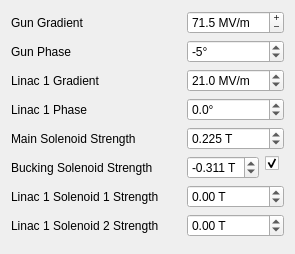
             <widget class="QWidget" name="tab_11">
              <attribute name="title">
               <string>Magnets and RF</string>
              </attribute>
              <layout class="QFormLayout" name="formLayout_4">
               <item row="0" column="0">
                <widget class="QLabel" name="gun_gradient_label">
                 <property name="sizePolicy">
                  <sizepolicy hsizetype="Expanding" vsizetype="Preferred">
                   <horstretch>0</horstretch>
                   <verstretch>0</verstretch>
                  </sizepolicy>
                 </property>
                 <property name="minimumSize">
                  <size>
                   <width>170</width>
                   <height>0</height>
                  </size>
                 </property>
                 <property name="text">
                  <string>Gun Gradient</string>
                 </property>
                </widget>
               </item>
               <item row="0" column="1">
                <widget class="QDoubleSpinBox" name="doubleSpinBox">
                 <property name="sizePolicy">
                  <sizepolicy hsizetype="Preferred" vsizetype="Fixed">
                   <horstretch>0</horstretch>
                   <verstretch>0</verstretch>
                  </sizepolicy>
                 </property>
                 <property name="maximumSize">
                  <size>
                   <width>150</width>
                   <height>16777215</height>
                  </size>
                 </property>
                 <property name="accessibleName">
                  <string>Gun:CLA-LRG1-GUN-CAV:field_amplitude</string>
                 </property>
                 <property name="buttonSymbols">
                  <enum>QAbstractSpinBox::PlusMinus</enum>
                 </property>
                 <property name="suffix">
                  <string> MV/m</string>
                 </property>
                 <property name="decimals">
                  <number>1</number>
                 </property>
                 <property name="minimum">
                  <double>0.000000000000000</double>
                 </property>
                 <property name="maximum">
                  <double>100.000000000000000</double>
                 </property>
                 <property name="singleStep">
                  <double>0.500000000000000</double>
                 </property>
                 <property name="value">
                  <double>71.500000000000000</double>
                 </property>
                </widget>
               </item>
               <item row="1" column="0">
                <widget class="QLabel" name="gun_phase_label">
                 <property name="minimumSize">
                  <size>
                   <width>170</width>
                   <height>0</height>
                  </size>
                 </property>
                 <property name="text">
                  <string>Gun Phase</string>
                 </property>
                </widget>
               </item>
               <item row="1" column="1">
                <widget class="QDoubleSpinBox" name="gun_phase">
                 <property name="maximumSize">
                  <size>
                   <width>150</width>
                   <height>16777215</height>
                  </size>
                 </property>
                 <property name="accessibleName">
                  <string>Gun:CLA-LRG1-GUN-CAV:phase</string>
                 </property>
                 <property name="suffix">
                  <string>°</string>
                 </property>
                 <property name="decimals">
                  <number>0</number>
                 </property>
                 <property name="minimum">
                  <double>-180.000000000000000</double>
                 </property>
                 <property name="maximum">
                  <double>180.000000000000000</double>
                 </property>
                 <property name="value">
                  <double>-5.000000000000000</double>
                 </property>
                </widget>
               </item>
               <item row="2" column="0">
                <widget class="QLabel" name="linac1_gradient_label">
                 <property name="sizePolicy">
                  <sizepolicy hsizetype="Preferred" vsizetype="Preferred">
                   <horstretch>0</horstretch>
                   <verstretch>0</verstretch>
                  </sizepolicy>
                 </property>
                 <property name="minimumSize">
                  <size>
                   <width>170</width>
                   <height>0</height>
                  </size>
                 </property>
                 <property name="text">
                  <string>Linac 1 Gradient</string>
                 </property>
                </widget>
               </item>
               <item row="2" column="1">
                <widget class="QDoubleSpinBox" name="linac_1_gradient_2">
                 <property name="maximumSize">
                  <size>
                   <width>150</width>
                   <height>16777215</height>
                  </size>
                 </property>
                 <property name="accessibleName">
                  <string>Linac:CLA-L01-CAV:field_amplitude</string>
                 </property>
                 <property name="suffix">
                  <string> MV/m</string>
                 </property>
                 <property name="decimals">
                  <number>1</number>
                 </property>
                 <property name="maximum">
                  <double>25.000000000000000</double>
                 </property>
                 <property name="singleStep">
                  <double>0.500000000000000</double>
                 </property>
                 <property name="value">
                  <double>21.000000000000000</double>
                 </property>
                </widget>
               </item>
               <item row="3" column="0">
                <widget class="QLabel" name="linac1_phase_label">
                 <property name="sizePolicy">
                  <sizepolicy hsizetype="Preferred" vsizetype="Preferred">
                   <horstretch>0</horstretch>
                   <verstretch>0</verstretch>
                  </sizepolicy>
                 </property>
                 <property name="minimumSize">
                  <size>
                   <width>170</width>
                   <height>0</height>
                  </size>
                 </property>
                 <property name="text">
                  <string>Linac 1 Phase</string>
                 </property>
                </widget>
               </item>
               <item row="3" column="1">
                <widget class="QDoubleSpinBox" name="linac1_phase_2">
                 <property name="maximumSize">
                  <size>
                   <width>150</width>
                   <height>16777215</height>
                  </size>
                 </property>
                 <property name="accessibleName">
                  <string>Linac:CLA-L01-CAV:phase</string>
                 </property>
                 <property name="suffix">
                  <string>°</string>
                 </property>
                 <property name="decimals">
                  <number>1</number>
                 </property>
                 <property name="minimum">
                  <double>-180.000000000000000</double>
                 </property>
                 <property name="maximum">
                  <double>180.000000000000000</double>
                 </property>
                </widget>
               </item>
               <item row="4" column="0">
                <widget class="QLabel" name="bucking_coil_and_sol_strength_label">
                 <property name="sizePolicy">
                  <sizepolicy hsizetype="Preferred" vsizetype="Preferred">
                   <horstretch>0</horstretch>
                   <verstretch>0</verstretch>
                  </sizepolicy>
                 </property>
                 <property name="minimumSize">
                  <size>
                   <width>170</width>
                   <height>0</height>
                  </size>
                 </property>
                 <property name="text">
                  <string>Main Solenoid Strength</string>
                 </property>
                </widget>
               </item>
               <item row="4" column="1">
                <widget class="QDoubleSpinBox" name="sol_strength">
                 <property name="maximumSize">
                  <size>
                   <width>150</width>
                   <height>16777215</height>
                  </size>
                 </property>
                 <property name="accessibleName">
                  <string>Gun:CLA-LRG1-MAG-SOL-01:field_amplitude</string>
                 </property>
                 <property name="suffix">
                  <string> T</string>
                 </property>
                 <property name="decimals">
                  <number>3</number>
                 </property>
                 <property name="minimum">
                  <double>-0.500000000000000</double>
                 </property>
                 <property name="maximum">
                  <double>0.500000000000000</double>
                 </property>
                 <property name="singleStep">
                  <double>0.001000000000000</double>
                 </property>
                 <property name="value">
                  <double>0.225000000000000</double>
                 </property>
                </widget>
               </item>
               <item row="6" column="0">
                <widget class="QLabel" name="label_7">
                 <property name="minimumSize">
                  <size>
                   <width>170</width>
                   <height>0</height>
                  </size>
                 </property>
                 <property name="text">
                  <string>Bucking Solenoid Strength</string>
                 </property>
                </widget>
               </item>
               <item row="7" column="0">
                <widget class="QLabel" name="linac1_sol1_strength_label">
                 <property name="sizePolicy">
                  <sizepolicy hsizetype="Preferred" vsizetype="Preferred">
                   <horstretch>0</horstretch>
                   <verstretch>0</verstretch>
                  </sizepolicy>
                 </property>
                 <property name="minimumSize">
                  <size>
                   <width>170</width>
                   <height>0</height>
                  </size>
                 </property>
                 <property name="text">
                  <string>Linac 1 Solenoid 1 Strength</string>
                 </property>
                </widget>
               </item>
               <item row="7" column="1">
                <widget class="QDoubleSpinBox" name="linac1_sol1_strength_2">
                 <property name="maximumSize">
                  <size>
                   <width>150</width>
                   <height>16777215</height>
                  </size>
                 </property>
                 <property name="accessibleName">
                  <string>Linac:CLA-L01-MAG-SOL-01:field_amplitude</string>
                 </property>
                 <property name="suffix">
                  <string> T</string>
                 </property>
                 <property name="minimum">
                  <double>-0.500000000000000</double>
                 </property>
                 <property name="maximum">
                  <double>0.500000000000000</double>
                 </property>
                 <property name="singleStep">
                  <double>0.010000000000000</double>
                 </property>
                 <property name="value">
                  <double>0.000000000000000</double>
                 </property>
                </widget>
               </item>
               <item row="8" column="0">
                <widget class="QLabel" name="linac1_sol2_strength_label">
                 <property name="sizePolicy">
                  <sizepolicy hsizetype="Preferred" vsizetype="Preferred">
                   <horstretch>0</horstretch>
                   <verstretch>0</verstretch>
                  </sizepolicy>
                 </property>
                 <property name="minimumSize">
                  <size>
                   <width>170</width>
                   <height>0</height>
                  </size>
                 </property>
                 <property name="text">
                  <string>Linac 1 Solenoid 2 Strength</string>
                 </property>
                </widget>
               </item>
               <item row="8" column="1">
                <widget class="QDoubleSpinBox" name="linac1_sol2_strength_2">
                 <property name="maximumSize">
                  <size>
                   <width>150</width>
                   <height>16777215</height>
                  </size>
                 </property>
                 <property name="accessibleName">
                  <string>Linac:CLA-L01-MAG-SOL-02:field_amplitude</string>
                 </property>
                 <property name="suffix">
                  <string> T</string>
                 </property>
                 <property name="minimum">
                  <double>-0.500000000000000</double>
                 </property>
                 <property name="maximum">
                  <double>0.500000000000000</double>
                 </property>
                 <property name="singleStep">
                  <double>0.010000000000000</double>
                 </property>
                 <property name="value">
                  <double>0.000000000000000</double>
                 </property>
                </widget>
               </item>
               <item row="6" column="1">
                <widget class="QWidget" name="widget_3" native="true">
                 <property name="maximumSize">
                  <size>
                   <width>150</width>
                   <height>16777215</height>
                  </size>
                 </property>
                 <layout class="QFormLayout" name="formLayout_10">
                  <property name="horizontalSpacing">
                   <number>6</number>
                  </property>
                  <property name="verticalSpacing">
                   <number>6</number>
                  </property>
                  <property name="leftMargin">
                   <number>0</number>
                  </property>
                  <property name="topMargin">
                   <number>0</number>
                  </property>
                  <property name="rightMargin">
                   <number>5</number>
                  </property>
                  <property name="bottomMargin">
                   <number>0</number>
                  </property>
                  <item row="0" column="0">
                   <widget class="QDoubleSpinBox" name="buckingsol_strength">
                    <property name="accessibleName">
                     <string>Gun:CLA-LRG1-MAG-BSOL-01:field_amplitude</string>
                    </property>
                    <property name="suffix">
                     <string> T</string>
                    </property>
                    <property name="decimals">
                     <number>3</number>
                    </property>
                    <property name="minimum">
                     <double>-0.500000000000000</double>
                    </property>
                    <property name="maximum">
                     <double>0.500000000000000</double>
                    </property>
                    <property name="singleStep">
                     <double>0.005000000000000</double>
                    </property>
                    <property name="value">
                     <double>-0.311000000000000</double>
                    </property>
                   </widget>
                  </item>
                  <item row="0" column="1">
                   <widget class="QCheckBox" name="bsol_track_checkBox">
                    <property name="maximumSize">
                     <size>
                      <width>150</width>
                      <height>16777215</height>
                     </size>
                    </property>
                    <property name="toolTip">
                     <string>Track Main Solenoid Field</string>
                    </property>
                    <property name="whatsThis">
                     <string>Track Main Solenoid Field</string>
                    </property>
                    <property name="accessibleName">
                     <string>Gun:bsol_tracking:value</string>
                    </property>
                    <property name="layoutDirection">
                     <enum>Qt::RightToLeft</enum>
                    </property>
                    <property name="text">
                     <string/>
                    </property>
                    <property name="checked">
                     <bool>true</bool>
                    </property>
                   </widget>
                  </item>
                 </layout>
                </widget>
               </item>
               <item row="9" column="0" colspan="2">
                <spacer name="verticalSpacer_2">
                 <property name="orientation">
                  <enum>Qt::Vertical</enum>
                 </property>
                 <property name="sizeHint" stdset="0">
                  <size>
                   <width>20</width>
                   <height>0</height>
                  </size>
                 </property>
                </spacer>
               </item>
              </layout>
             </widget>
